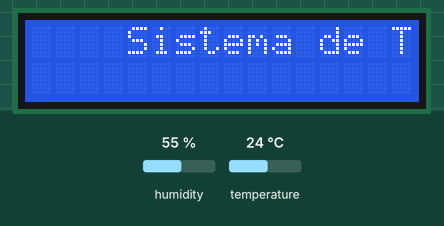
Bench run of a sketch on a simulated Arduino Uno, built with avr-gcc and run on an emulated ATmega328P. Parts: 16×2 character LCD. Inputs (shaded band) come from the test bench; at power-on: humidity 55 %, temperature 24 °C.

Above: at 0.1 s.
At 1.1 s:
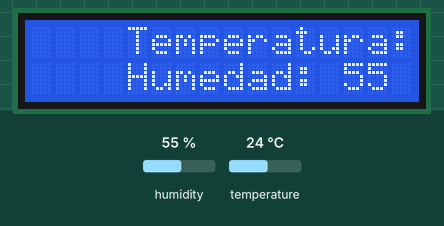

The sketch:

MedidorDeTemperaturaSimple.ino
```cpp
/*
 * @Author: Fernando Arturo Medina Molina
 * @Version: 1.0
 * @Copyleft:
 * 1.-Usarla sin ninguna limitación.
 * 2.-Libertad de estudio (ver cómo está hecho el trabajo).
 * 3.-(re)distribuir cuantas copias desee.
 * 4.-Modificarla de la manera que crea conveniente.
 *
 * @Componentes:
 * > 1 Sensor de temperatura y humedad DHT11 en una placa
 * > 1 LCD Display
 *
 * @Description:Por medio de las lecturas del sensor DHT11 Podremos medir temperatura
 * y humedad relativa dentro de un cuarto o estancia, con la finalidad de que en un
 * siguiente código se pueda emplear un ventilador o controlar un aire acondicionado
 * para regular la temperatura del mismo
 *
 * @Referencias:
 * Ejemplos de las librerias DHT, LCD.
 * https://create.arduino.cc/projecthub
 * http://www.arduino.cc/en/Tutorial/LiquidCrystalDisplay
 * https://hetpro-store.com/TUTORIALES/sensor-dht11/}
 *
 *
  CONEXIÓN LCD
 * LCD RS pin to digital pin 12
 * LCD Enable pin to digital pin 11
 * LCD D4 pin to digital pin 5
 * LCD D5 pin to digital pin 4
 * LCD D6 pin to digital pin 3
 * LCD D7 pin to digital pin 2
 * LCD R/W pin to ground
 * LCD VSS pin to ground
 * LCD VCC pin to 5V
 * 10K resistor:
 * ends to +5V and ground
 * wiper to LCD VO pin (pin 3)
 */
//LIBRARIES
/*
 * Utilizaremos las librerías de DHT, así como las de Liquid Crystal, para simplificar el
 * uso de estos dos componentes.
*/
#include <LiquidCrystal.h>
#include "DHT.h"
/*Definitmos el objeto o sensor, así como su pin asociado*/
#define DHTPIN 6
#define DHTTYPE DHT11
/*Inicialización del LCD con los pines mencionados en la documentación
al igual que el pin de temperatura*/
LiquidCrystal lcd(12, 11, 5, 4, 3, 2);
DHT dht(DHTPIN, DHTTYPE);
//SETUP
/*
 * Indicamos el tamaño de nuestro LCD con la finalidad de poder indicar
 * el número de columnas y renglones que contiene, así como en dónde comenzará
 * a escribir nuestro menaje, en el caso personal utilizaré la columna 4 y la fila0.
 * Para el caso del sensor de humedad y temperatura, tendremos que inicializarlo
 * solamente.
*/
void setup() {
  dht.begin();
  lcd.begin(16,  2);
  lcd.setCursor(4, 0);
  lcd.print("Sistema de Temp");
  delay(1000);
}
//LOOP
/*
 * En cuanto al loop o al bucle iterativo, revisaremos cada minuto la temperatura de la
 * habitación en la que nos encontramos, así como su humedad relativa a través de las
 * vatiables h (humedad)y t (temperatura), las cuales desplegaremosen el LCD cada
 * una de las lecturas en cada una de las filas con las que contamos.
*/
void loop() {
  float h = dht.readHumidity();
  float t = dht.readTemperature();
  lcd.clear();//Borraremos todo lo que tengamos anteriormente
  lcd.setCursor(4,0);
  lcd.print("Temperatura: ");
  lcd.println(t);
  lcd.setCursor(4,1);
  lcd.print("Humedad: ");
  lcd.print(int(h));
  lcd.println(" %");
  delay(60000);//Esperaremos para hacer la medición siguiente 1 min.
}
```
